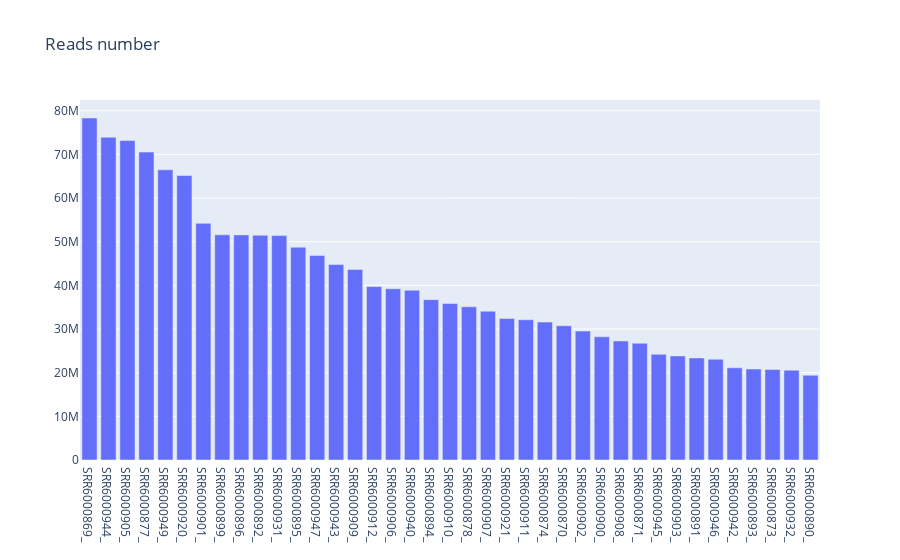

The notebook cell saved with this chart:
### Code cell
matson = assnake.Dataset('Matson_2019')
matson.plot_reads_loss(sort='sra')
df_samples = matson.sample_sets['sra']
print(len(df_samples))
df_samples.head(3)

### Figure 1 — Plotly figure (JSON) as saved in the notebook; plotly's stock layout.template omitted (floating-point values rounded to 4 significant figures)
{"data": [{"name": "sra", "type": "bar", "x": ["SRR6000869_", "SRR6000944_", "SRR6000905_", "SRR6000877_", "SRR6000949_", "SRR6000920_", "SRR6000901_", "SRR6000899_", "SRR6000896_", "SRR6000892_", "SRR6000931_", "SRR6000895_", "SRR6000947_", "SRR6000943_", "SRR6000909_", "SRR6000912_", "SRR6000906_", "SRR6000940_", "SRR6000894_", "SRR6000910_", "SRR6000878_", "SRR6000907_", "SRR6000921_", "SRR6000911_", "SRR6000874_", "SRR6000870_", "SRR6000902_", "SRR6000900_", "SRR6000908_", "SRR6000871_", "SRR6000945_", "SRR6000903_", "SRR6000891_", "SRR6000946_", "SRR6000942_", "SRR6000893_", "SRR6000873_", "SRR6000932_", "SRR6000890_"], "y": [78338892, 73937183, 73173776, 70528967, 66471810, 65163248, 54206526, 51573942, 51563560, 51481586, 51398833, 48744996, 46826306, 44781608, 43629321, 39716327, 39219508, 38875408, 36728222, 35853899, 35090967, 34084830, 32407863, 32122005, 31592474, 30745596, 29540457, 28210234, 27260285, 26743107, 24195770, 23840902, 23380079, 23077843, 21117658, 20830733, 20743094, 20584684, 19420853]}], "layout": {"autosize": true, "barmode": "stack", "margin": {"b": 100}, "title": {"text": "Reads number"}, "xaxis": {"autorange": true, "range": [-0.5, 38.5], "type": "category"}, "yaxis": {"autorange": true, "range": [0, 82460000.0], "type": "linear"}}}
